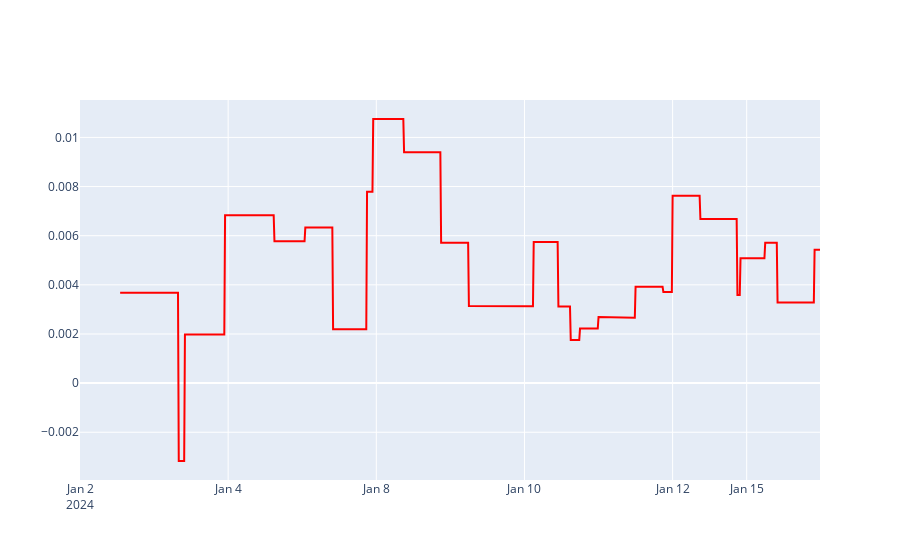

Write notebook code for a chart like this one.
### Code cell
# How wide H1 band is
fig3 = go.Figure()

fig3.add_trace(go.Scatter(x=m15.index, y=m15['h1_band'],
                            mode='lines',
                            # line=dict(dash='dash'),
                            marker=dict(symbol='circle', color='red', size=2),
                            name='m15 band'))

fig3.update_xaxes(
    rangebreaks=[
        { 'pattern': 'day of week', 'bounds': [6, 1]}
    ]
)

fig3.show()

### Figure 1 — Plotly figure (JSON) as saved in the notebook; plotly's stock layout.template omitted (floating-point values rounded to 4 significant figures; data arrays with more than 128 entries replaced by an {"elided": "..."} marker saying what was removed)
{"data": [{"marker": {"color": "red", "size": 2, "symbol": "circle"}, "mode": "lines", "name": "m15 band", "type": "scatter", "x": {"elided": "960 str values"}, "y": {"elided": "960 float values"}}], "layout": {"xaxis": {"rangebreaks": [{"bounds": [6, 1], "pattern": "day of week"}]}}}
